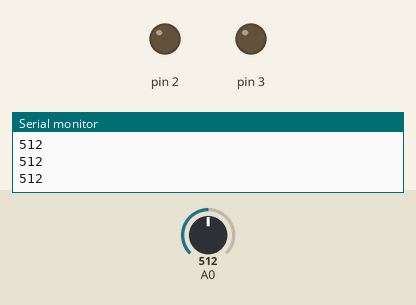
This sketch was run on a simulated Arduino Uno, built with avr-gcc and run on an emulated ATmega328P. Parts: output pins drawn as LEDs (lit = HIGH), the last lines printed to the serial monitor. Inputs (shaded band) come from the test bench; at power-on: A0 = 512.

Above: at 1.2 s.
1.3 s: A0 set to 42
2.8 s: A0 set to 36
At 4.0 s:
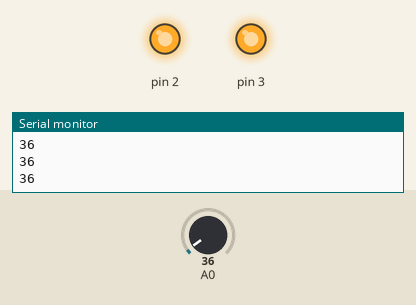
4.3 s: A0 set to 122
At 5.0 s:
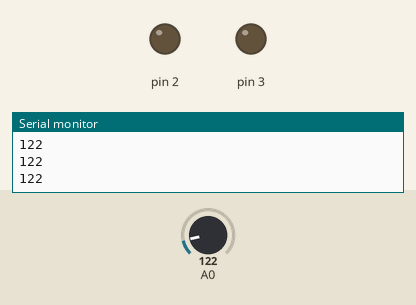
5.8 s: A0 set to 30
At 6.3 s:
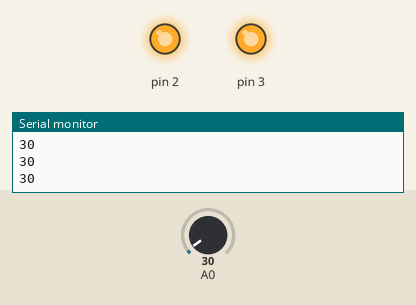
Timing chart, 0 to 8.3 s (numbered marks = the images above; inputs shaded):
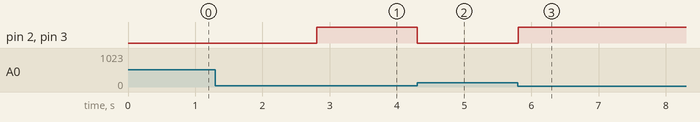

Measured:
- the behaviour switches between 40 and 39 on A0 (found by bisection; images 0 and 1)
- after the input at 2.8 s, pin 2, pin 3: LOW → HIGH at once
- after the input at 4.3 s, pin 2, pin 3: HIGH → LOW at once
- after the input at 5.8 s, pin 2, pin 3: LOW → HIGH at once

The sketch:

Uas_mikroo.ino
```cpp
int soil_sensor = 0;

void setup()
{
  pinMode(A0, INPUT);
  Serial.begin(9600);
  pinMode(2, OUTPUT);
  pinMode(3, OUTPUT);
}

void loop()
{
  soil_sensor = analogRead(A0);
  Serial.println(soil_sensor);
  if (soil_sensor < 40) {
    digitalWrite(2, HIGH);
    digitalWrite(3, HIGH);
  } else {
    digitalWrite(2, 0);
    digitalWrite(3, 0);
  }
  delay(10);
}
```
